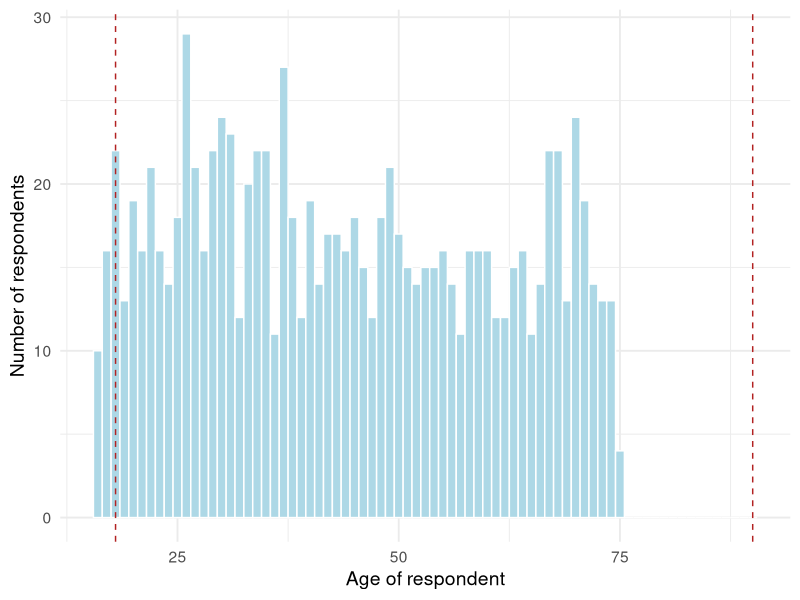
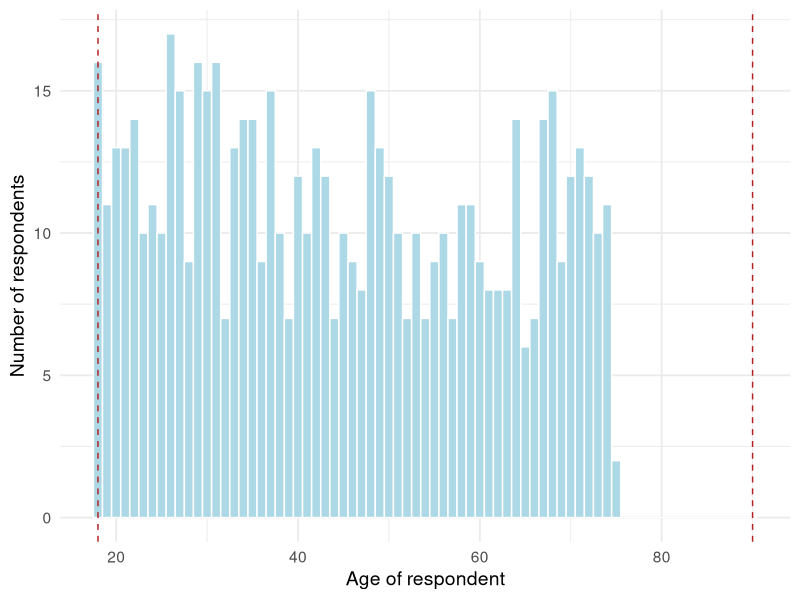

The R source for these figures, in order:
## ---- chunk 1
#| code-fold: true
#| code-summary: "Packages used in this post"
#| warning: false
#| message: false

library(tidyverse)
library(kableExtra)

theme_set(theme_minimal(base_size = 14))

## ---- chunk 2
#| warning: false
#| message: false
#| label: sim-dat

set.seed(2208)

n_people <- 1000

sim_dat <- 
  tibble(
    age = runif(n_people, 16, 75) |> round(),
    sex = sample(c("male", "female", NA), 
                 n_people, 
                 replace = T,
                 prob = c(.4, .4, .2)),
    preference = sample(c("ice cream", "pancakes", "broccoli"), 
                     n_people, 
                     replace = T,
                     prob = c(.49, .49, .2))
  )

## ---- chunk 3

sim_dat |> 
  ggplot(aes(age)) + 
  geom_histogram(binwidth = 1, 
                 color = "white", 
                 fill = "lightblue") +
  geom_vline(xintercept = 18, color = "firebrick", lty = "dashed") + 
  geom_vline(xintercept = 90, color = "firebrick", lty = "dashed") + 
   labs(
    x = "Age of respondent",
    y = "Number of respondents")

## ---- chunk 4

str_c(mean(sim_dat$age >= 18 & sim_dat$age< 90) * 100, 
      " percent of observations passes the test")

## ---- chunk 5

sim_dat |> 
  count(sex)

sim_dat |> 
  count(preference)

## ---- chunk 6

str_c(mean(is.na(sim_dat$sex)) * 100, " percent of respondents have missing values on the sex variable")

## ---- chunk 7
mean(is.na(sim_dat$sex)) == 0
## ---- chunk 8

sim_dat |> 
  glimpse()

## ---- chunk 9

sim_dat_cleaned <- 
  sim_dat |> 
  filter(age >= 18) |> # drop respondents under 18 
  drop_na(sex) |>  # drop respondents with NAs on the sex variable - requires some consideration
  filter(preference %in% c("ice cream", "pancakes")) |> 
  mutate(sex = as.factor(sex),
         preference = as.factor(preference))

## ---- chunk 10
sim_dat_cleaned |> 
  ggplot(aes(age)) + 
  geom_histogram(binwidth = 1, 
                 color = "white", 
                 fill = "lightblue") +
  geom_vline(xintercept = 18, color = "firebrick", lty = "dashed") + 
  geom_vline(xintercept = 90, color = "firebrick", lty = "dashed") + 
   labs(
    x = "Age of respondent",
    y = "Number of respondents")
